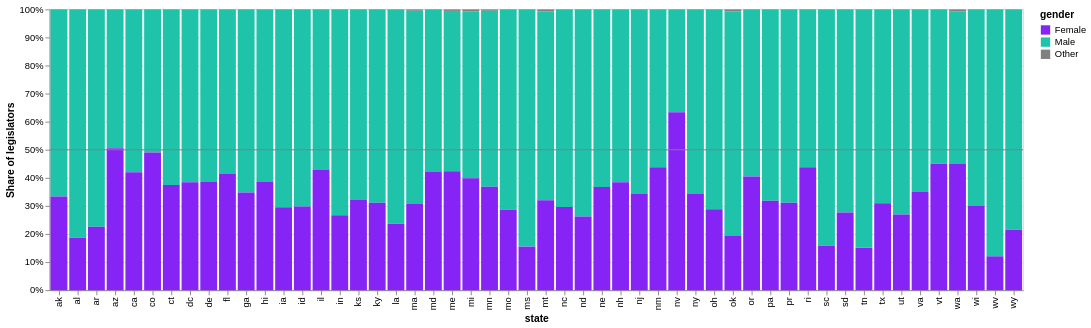

The notebook cell saved with this chart:
### Markdown cell above
### 1.2: Improvements

While it is clear from the first chart that there are more elected officials that are men than women, it is hard to compare across states.

Make the following adjustments:

- Normalize the chart so that each bar is a percentage, allowing for direct comparison across states.
- Since this is US political data, the colors red and blue have a strong meaning, associated with the Republican and Democratic parties. Change the color scheme to avoid red and blue. (I chose #8624f5 for women and #1fc3aa for men based on this article: <https://blog.datawrapper.de/gendercolor/>)
- Two states are very close to 50%, add a line at 50% using a layered chart to make it easier to see if they exceed 50% or not.

Your graph should somewhat resemble *imgs/ex1.2.png*.

### Code cell
def states_by_gender_improved(df):
    bars = alt.Chart(df).mark_bar().encode(
        x = "state",
        y = alt.Y("count()").stack("normalize").axis(format="%").title("Share of legislators"),
        color = alt.Color("gender").scale(
            domain = ["Female", "Male", "Other"],
            range = ["#8624f5", "#1fc3aa", "gray"],
        ),
        order = alt.Order("gender", sort="ascending"),
    )

    line = alt.Chart(pd.DataFrame({"y": [0.5]})).mark_rule(color="gray").encode(
        y=alt.Y("y").title("Share of legislators")
    )
    return bars + line

# render chart
states_by_gender_improved(legislators_df())

### Figure 1 — Vega-Lite specification as saved in the notebook (floating-point values rounded to 4 significant figures; data arrays with more than 128 entries replaced by an {"elided": "..."} marker saying what was removed)
{"config": {"view": {"continuousWidth": 300, "continuousHeight": 300}}, "layer": [{"data": {"name": "data-04b7d41f99d24ad70326425f13df79c0"}, "mark": {"type": "bar"}, "encoding": {"color": {"field": "gender", "scale": {"domain": ["Female", "Male", "Other"], "range": ["#8624f5", "#1fc3aa", "gray"]}, "type": "nominal"}, "order": {"field": "gender", "sort": "ascending", "type": "nominal"}, "x": {"field": "state", "type": "nominal"}, "y": {"aggregate": "count", "axis": {"format": "%"}, "stack": "normalize", "title": "Share of legislators", "type": "quantitative"}}}, {"data": {"name": "data-56e8450a96e5483e8a99fd90422daa8f"}, "mark": {"type": "rule", "color": "gray"}, "encoding": {"y": {"field": "y", "title": "Share of legislators", "type": "quantitative"}}}], "$schema": "https://vega.github.io/schema/vega-lite/v6.4.1.json", "datasets": {"data-04b7d41f99d24ad70326425f13df79c0": {"elided": "7435 records"}, "data-56e8450a96e5483e8a99fd90422daa8f": [{"y": 0.5}]}}
